Frame 1 (no input): blank canvas, image omitted
Frame 60 (the mouse pressed at the canvas centre just before this capture): blank canvas, image omitted
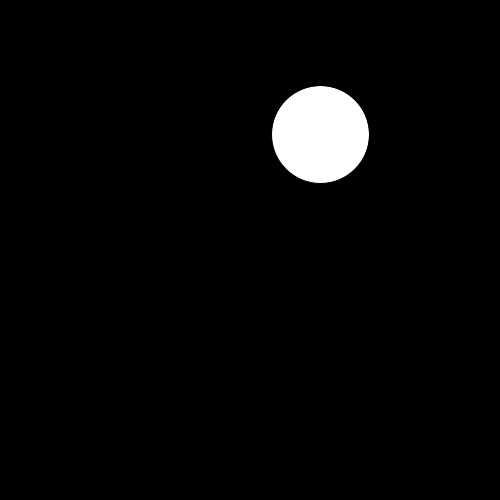
Frame 120 (the mouse held since frame 60 and released just before this capture)

The Processing sketch whose frames 1 and 60 were blank and that drew this single picture after the mouse press (run headless with seeded random() and noise(); from frame 60 on, the mouse is pressed at the canvas centre):

// Processing sketch: workshop3
// ── workshop3.pde
boolean spawnCircle=false;
class Circle{
  float x_, y_;
  float radius_;

  Circle(float x,float y, float r){
    x_=x;
    y_=y;
    radius_=r;
  }
  void draw(){
    ellipse(x_,y_,radius_,radius_);
  }
}

Circle [] circleList=new Circle[50];
int numCircles=0;
void setup(){
  size(500,500);
}
void draw(){
  background(0);
  if(spawnCircle==true){
    if(numCircles<50){
      circleList[numCircles]=new Circle(random(10,490),random(10,490),random(50,100));
      numCircles++;
    }
    spawnCircle=false;
  }
  for(int i=0;i<numCircles;i++){
    circleList[i].draw();
  }

}
/*
  Function gets called once, as soon as the
  mouse button is pressed.
*/
void mousePressed(){
  spawnCircle=true;
}
